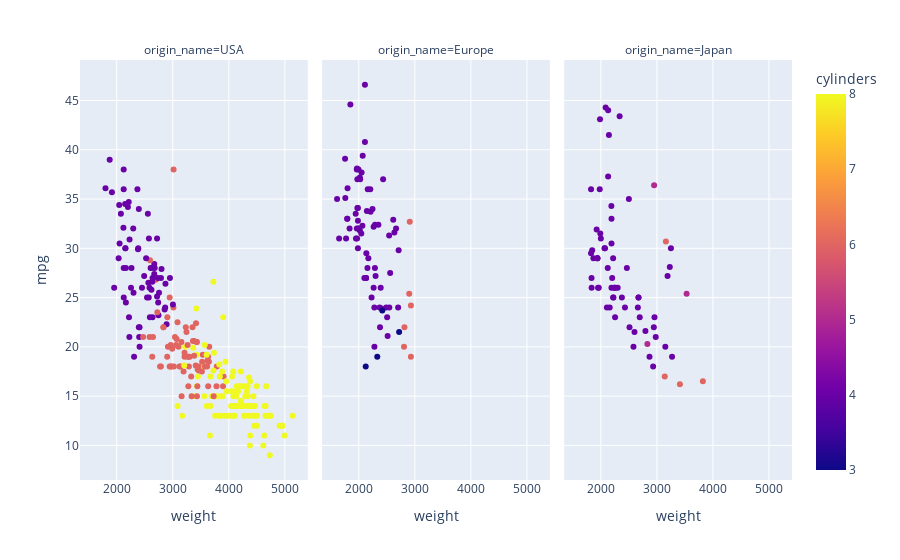

Notebook code cell kept with this figure:
### Markdown cell above
## Exercise

Using the "list of strings" option for hover_data, change the above plot, to show just the origin and number of cylinders for the tooltip.

### Code cell
px.scatter(auto, x='weight', y='mpg', color='cylinders', facet_col='origin_name',
           hover_data=['origin', 'cylinders'])

### Figure 1 — Plotly figure (JSON) as saved in the notebook; plotly's stock layout.template omitted (floating-point values rounded to 4 significant figures; data arrays with more than 128 entries replaced by an {"elided": "..."} marker saying what was removed)
{"data": [{"customdata": {"elided": "245x2 int values"}, "hovertemplate": "origin_name=USA<br>weight=%{x}<br>mpg=%{y}<br>origin=%{customdata[0]}<br>cylinders=%{marker.color}<extra></extra>", "legendgroup": "", "marker": {"color": {"elided": "245 int values"}, "coloraxis": "coloraxis", "symbol": "circle"}, "mode": "markers", "name": "", "orientation": "v", "showlegend": false, "type": "scatter", "x": {"elided": "245 int values"}, "xaxis": "x", "y": {"elided": "245 float values"}, "yaxis": "y"}, {"customdata": {"elided": "79x2 int values"}, "hovertemplate": "origin_name=Europe<br>weight=%{x}<br>mpg=%{y}<br>origin=%{customdata[0]}<br>cylinders=%{marker.color}<extra></extra>", "legendgroup": "", "marker": {"color": [4, 4, 4, 4, 4, 4, 4, 3, 4, 4, 4, 4, 4, 3, 6, 4, 4, 4, 4, 4, 4, 4, 4, 4, 4, 4, 4, 4, 6, 4, 4, 4, 4, 6, 3, 4, 4, 4, 4, 4, 4, 4, 4, 4, 4, 4, 4, 4, 4, 4, 4, 4, 4, 4, 4, 6, 3, 4, 4, 4, 4, 4, 4, 4, 4, 4, 4, 4, 6, 6, 4, 4, 4, 4, 4, 4, 4, 4, 4], "coloraxis": "coloraxis", "symbol": "circle"}, "mode": "markers", "name": "", "orientation": "v", "showlegend": false, "type": "scatter", "x": [2372, 2130, 2130, 2228, 1773, 1613, 2278, 2330, 2288, 2506, 2100, 2279, 2379, 2124, 2807, 1950, 1836, 1649, 2003, 2489, 2391, 2171, 2702, 2545, 1795, 1795, 1990, 2155, 2930, 2045, 1945, 2265, 1985, 2815, 2720, 1985, 2070, 1800, 2560, 2300, 2515, 2405, 2135, 1975, 2020, 1968, 2019, 2711, 2542, 2434, 2265, 2110, 2110, 1850, 2145, 2910, 2420, 2290, 1755, 1760, 2065, 1975, 2050, 1985, 2210, 2350, 2615, 2635, 2900, 2930, 2025, 1970, 2160, 2205, 2245, 1965, 1965, 1995, 2665], "xaxis": "x2", "y": [24, 27, 27, 25, 31, 35, 24, 19, 28, 23, 27, 20, 22, 18, 20, 31, 32, 31, 32, 24, 26, 29, 24, 24, 33, 33, 32, 28, 19, 31.5, 33.5, 26, 30, 22, 21.5, 32.8, 39.4, 36.1, 27.5, 27.2, 21.1, 23.9, 29.5, 34.1, 31.8, 38.1, 37.2, 29.8, 31.3, 37, 32.2, 46.6, 40.8, 44.6, 33.8, 32.7, 23.7, 32.4, 39.1, 35.1, 32.3, 37, 37.7, 34.1, 33.7, 32.4, 32.9, 31.6, 25.4, 24.2, 37, 31, 36, 36, 34, 38, 32, 38, 32], "yaxis": "y2"}, {"customdata": {"elided": "68x2 int values"}, "hovertemplate": "origin_name=Japan<br>weight=%{x}<br>mpg=%{y}<br>origin=%{customdata[0]}<br>cylinders=%{marker.color}<extra></extra>", "legendgroup": "", "marker": {"color": [4, 4, 4, 4, 4, 4, 4, 4, 4, 4, 4, 4, 4, 4, 4, 4, 4, 4, 4, 4, 4, 4, 4, 4, 4, 4, 4, 4, 4, 4, 4, 4, 4, 4, 4, 4, 4, 4, 4, 4, 6, 4, 4, 4, 4, 4, 5, 6, 4, 6, 4, 4, 5, 4, 4, 4, 4, 4, 4, 5, 4, 4, 4, 4, 4, 6, 4, 4], "coloraxis": "coloraxis", "symbol": "circle"}, "mode": "markers", "name": "", "orientation": "v", "showlegend": false, "type": "scatter", "x": [1835, 2672, 2430, 2375, 2234, 2123, 2074, 2065, 1834, 2254, 2933, 2511, 2979, 2189, 1950, 2265, 1867, 2158, 2582, 2868, 2660, 2219, 1963, 2300, 2108, 2246, 2000, 2223, 1937, 2694, 2957, 2945, 2671, 2464, 2220, 2202, 1937, 1825, 3150, 3270, 3820, 1825, 1940, 2190, 2600, 1985, 2830, 3140, 2795, 3410, 1990, 1925, 3530, 3190, 2130, 2144, 2188, 2085, 2335, 2950, 3250, 1845, 2500, 2190, 3230, 3160, 1980, 2130], "xaxis": "x3", "y": [26, 25, 24, 25, 26, 28, 30, 30, 27, 23, 18, 22, 21, 26, 26, 26, 29, 24, 20, 19, 24, 29, 26, 26, 24, 26, 31, 25, 29, 23, 23, 22, 25, 28, 25, 27, 29, 29.5, 20, 19, 16.5, 36, 29, 30.5, 21.5, 43.1, 20.3, 17, 21.6, 16.2, 31.5, 31.9, 25.4, 27.2, 37.3, 41.5, 34.3, 44.3, 43.4, 36.4, 30, 29.8, 35, 33, 28.1, 30.7, 36, 44], "yaxis": "y3"}], "layout": {"annotations": [{"font": {}, "showarrow": false, "text": "origin_name=USA", "x": 0.16, "xanchor": "center", "xref": "paper", "y": 1, "yanchor": "bottom", "yref": "paper"}, {"font": {}, "showarrow": false, "text": "origin_name=Europe", "x": 0.5, "xanchor": "center", "xref": "paper", "y": 1, "yanchor": "bottom", "yref": "paper"}, {"font": {}, "showarrow": false, "text": "origin_name=Japan", "x": 0.84, "xanchor": "center", "xref": "paper", "y": 1, "yanchor": "bottom", "yref": "paper"}], "autosize": true, "coloraxis": {"colorbar": {"title": {"text": "cylinders"}}, "colorscale": [[0, "#0d0887"], [0.1111, "#46039f"], [0.2222, "#7201a8"], [0.3333, "#9c179e"], [0.4444, "#bd3786"], [0.5556, "#d8576b"], [0.6667, "#ed7953"], [0.7778, "#fb9f3a"], [0.8889, "#fdca26"], [1, "#f0f921"]]}, "legend": {"tracegroupgap": 0}, "margin": {"t": 60}, "xaxis": {"anchor": "y", "autorange": true, "domain": [0, 0.32], "range": [1284.0, 5469.0], "title": {"text": "weight"}, "type": "linear"}, "xaxis2": {"anchor": "y2", "autorange": true, "domain": [0.34, 0.66], "matches": "x", "range": [1284.0, 5469.0], "title": {"text": "weight"}, "type": "linear"}, "xaxis3": {"anchor": "y3", "autorange": true, "domain": [0.68, 1.0], "matches": "x", "range": [1284.0, 5469.0], "title": {"text": "weight"}, "type": "linear"}, "yaxis": {"anchor": "x", "autorange": true, "domain": [0, 1], "range": [6.334, 49.27], "title": {"text": "mpg"}, "type": "linear"}, "yaxis2": {"anchor": "x2", "autorange": true, "domain": [0, 1], "matches": "y", "range": [6.334, 49.27], "showticklabels": false, "type": "linear"}, "yaxis3": {"anchor": "x3", "autorange": true, "domain": [0, 1], "matches": "y", "range": [6.334, 49.27], "showticklabels": false, "type": "linear"}}}
